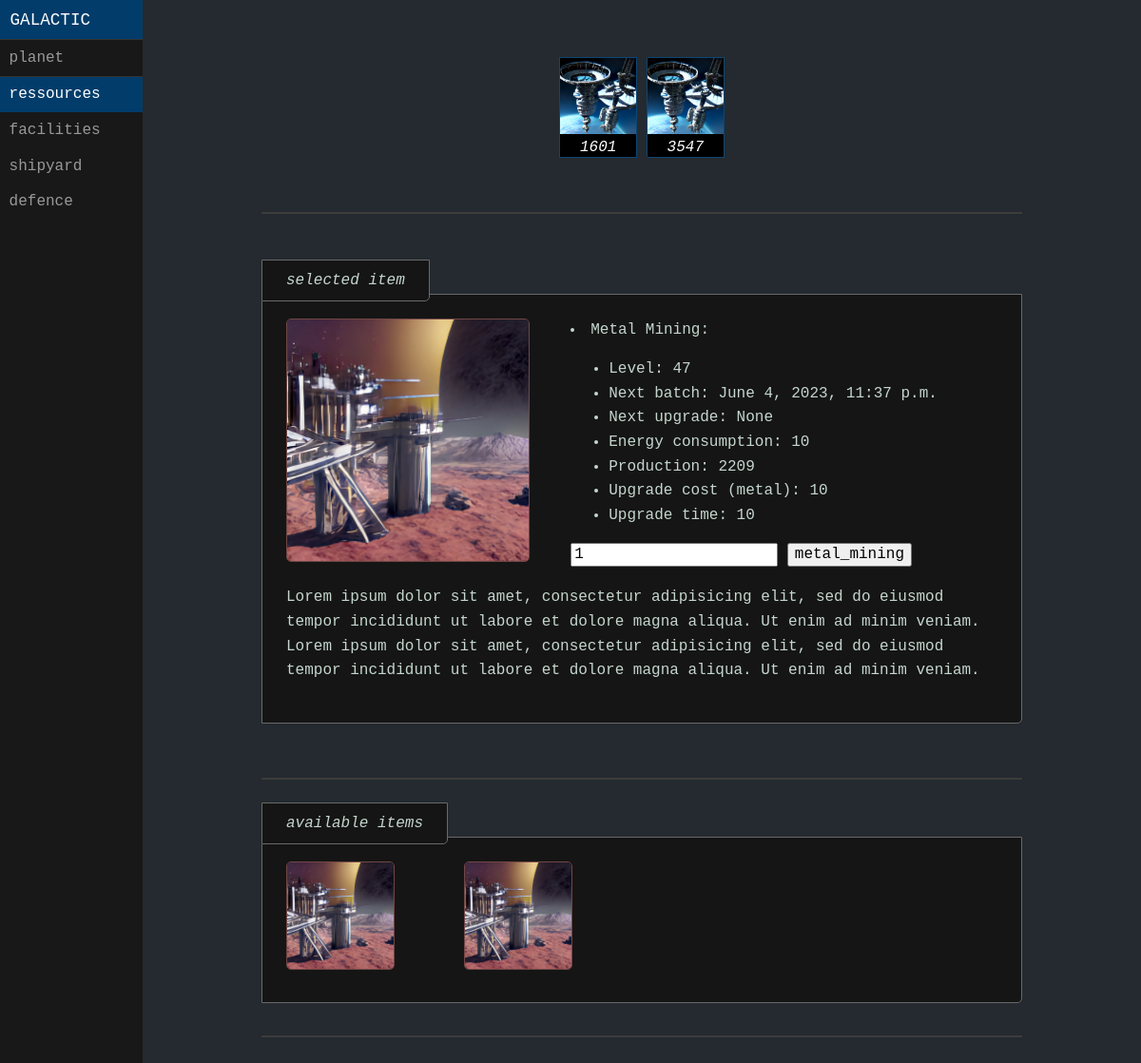
The app's page /galactic/1/ressources/, older data.
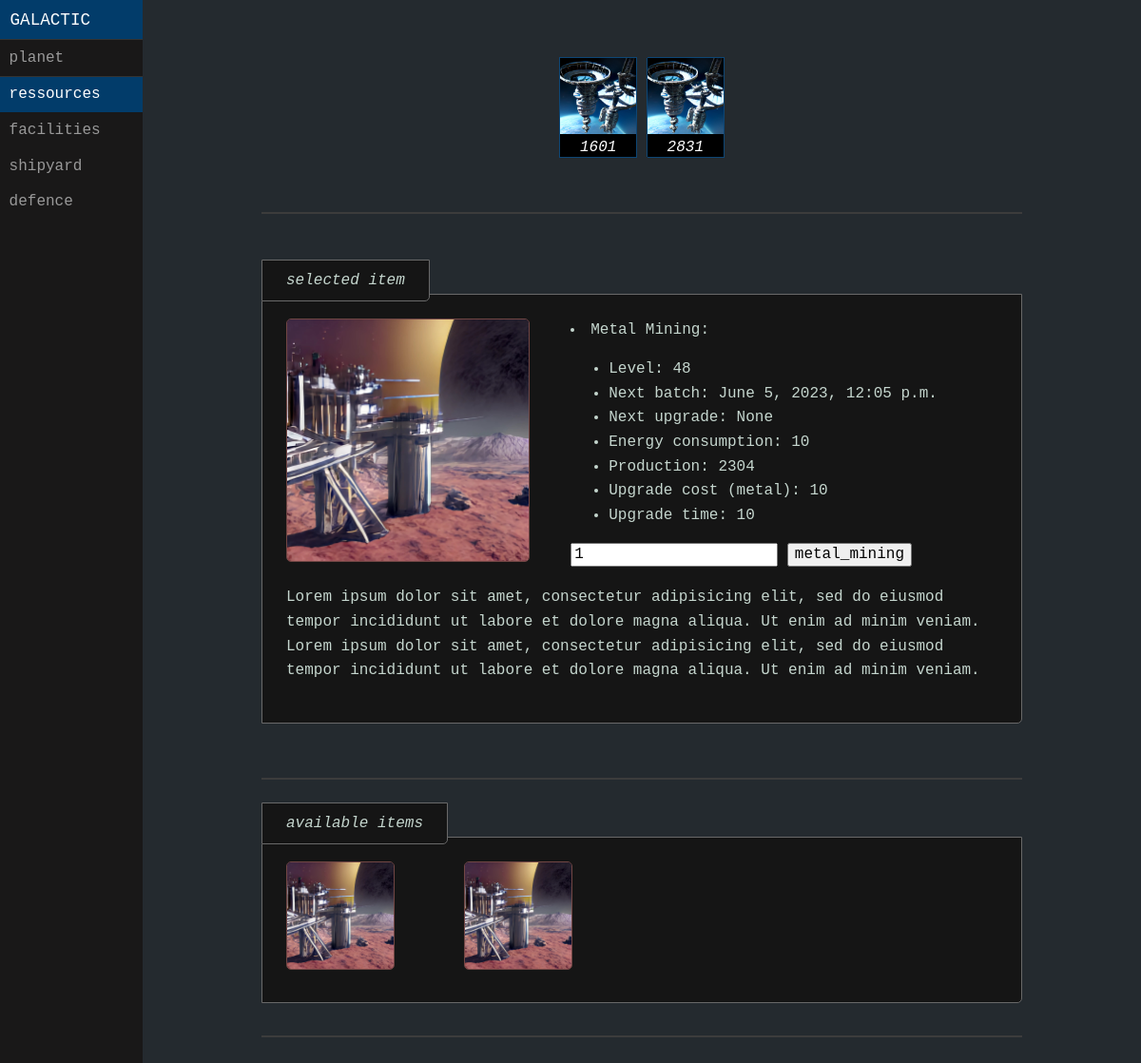
The same page, newer data.
### galactic/models.py (models this page shows, shortened)
class Planet(models.Model):
    discovered_date = models.DateTimeField('date discovered')
    energy = models.IntegerField(default=100)
    metal = models.IntegerField(default=30)
    solar_plant_level = models.IntegerField(default=1)
    solar_plant_production = models.IntegerField(default=10)
    solar_plant_next_upgrade = models.DateTimeField(null=True, blank=True)
    solar_plant_cost_upgrade_metal = models.IntegerField(default=10)
    solar_plant_upgrade_time = models.IntegerField(default=10)
    metal_mining_level = models.IntegerField(default=1)
    metal_mining_production = models.IntegerField(default=10)
    metal_mining_next_batch = models.DateTimeField(default=timezone.now())
    metal_mining_energy_consumption = models.IntegerField(default=10)
    metal_mining_next_upgrade = models.DateTimeField(null=True, blank=True)
    metal_mining_cost_upgrade_metal = models.IntegerField(default=10)
    metal_mining_upgrade_time = models.IntegerField(default=10)
    robotics_factory_level = models.IntegerField(default=1)
    robotics_factory_next_upgrade = models.DateTimeField(null=True, blank=True)
    robotics_factory_cost_upgrade_metal = models.IntegerField(default=10)
    robotics_factory_upgrade_time = models.IntegerField(default=10)
    shipyard_dock_level = models.IntegerField(default=1)
    shipyard_dock_next_upgrade = models.DateTimeField(null=True, blank=True)
    shipyard_dock_cost_upgrade_metal = models.IntegerField(default=10)
    shipyard_dock_upgrade_time = models.IntegerField(default=10)
    rocket_launcher_count = models.IntegerField(default=1)
    rocket_launcher_next_manufacture = models.DateTimeField(null=True, blank=True)
    rocket_launcher_cost_manufacture_metal = models.IntegerField(default=1000)
    rocket_launcher_manufacture_time = models.IntegerField(default=10)
    rocket_launcher_manufacture_amount = models.IntegerField(default=1)
    light_laser_count = models.IntegerField(default=1)
    light_laser_next_manufacture = models.DateTimeField(null=True, blank=True)
    light_laser_cost_manufacture_metal = models.IntegerField(default=1000)
    light_laser_manufacture_time = models.IntegerField(default=10)
    light_laser_manufacture_amount = models.IntegerField(default=1)
    light_fighter_count = models.IntegerField(default=1)
    light_fighter_next_manufacture = models.DateTimeField(null=True, blank=True)
    light_fighter_cost_manufacture_metal = models.IntegerField(default=1000)
    light_fighter_manufacture_time = models.IntegerField(default=10)
    light_fighter_manufacture_amount = models.IntegerField(default=1)
    heavy_fighter_count = models.IntegerField(default=1)
    heavy_fighter_next_manufacture = models.DateTimeField(null=True, blank=True)
    heavy_fighter_cost_manufacture_metal = models.IntegerField(default=1000)
    heavy_fighter_manufacture_time = models.IntegerField(default=10)
    heavy_fighter_manufacture_amount = models.IntegerField(default=1)

### galactic/views.py (the view)
# urls.py: path('<int:planet_id>/ressources/', views.ressources, name='ressources'),
def ressources(request, planet_id):
    try:
        planet = Planet.objects.get(pk=planet_id)
    except Planet.DoesNotExist:
        raise Http404("Ressource does not exist")
    return render(request, 'galactic/ressources.html', {'planet': planet})

### galactic/templates/galactic/ressources.html (shortened to what this page needs)
<!DOCTYPE html>
<html lang="en">
<head>
    {% load static %}
    <link rel="stylesheet" href="{% static 'galactic/pure-min.css' %}">
    <link rel="stylesheet" href="{% static 'galactic/styles.css' %}">
</head>
<body>
<div id="layout">
    <div id="menu">
        <div class="pure-menu">
            <a class="pure-menu-heading" href="#company">Galactic</a>
            <ul class="pure-menu-list">
                <li class="pure-menu-item"><a href="{% url 'galactic:planet' 1 %}" class="pure-menu-link">planet</a></li>
                <li class="pure-menu-item menu-item-divided pure-menu-selected"><a href="{% url 'galactic:ressources' 1 %}" class="pure-menu-link">ressources</a></li>
                <li class="pure-menu-item"><a href="{% url 'galactic:facilities' 1 %}" class="pure-menu-link">facilities</a></li>
                <li class="pure-menu-item"><a href="{% url 'galactic:shipyard' 1 %}" class="pure-menu-link">shipyard</a></li>
                <li class="pure-menu-item"><a href="{% url 'galactic:defence' 1 %}" class="pure-menu-link">defence</a></li>
            </ul>
        </div>
    </div>
    <div id="main">
        <div class="header">
            <div class="container">
                <table class="pure-table inventar-table" style="color: white;">
                    <tbody>
                        <tr>
                            <td style="background-color: black; border-left: 1px solid #0d4675; border-right: 1px solid #0d4675;"><img src="{% static 'galactic/solar_plant.jpg' %}" style="width: 80px;"></td>
                            <td style="border-top: 1px solid #242A2F;">&nbsp;</td>
                            <td style="background-color: black; border-left: 1px solid #0d4675; border-right: 1px solid #0d4675;"><img src="{% static 'galactic/solar_plant.jpg' %}" style="width: 80px;"></td>
                        </tr>
                        <tr>
                            <td style="background-color: black; border-left: 1px solid #0d4675; border-right: 1px solid #0d4675;">{{ planet.energy }}</td>
                            <td style="border-bottom: 1px solid #242A2F;">&nbsp;</td>
                            <td style="background-color: black; border-left: 1px solid #0d4675; border-right: 1px solid #0d4675;">{{ planet.metal }}</td>
                        </tr>
                    </tbody>
                </table>
            </div>
        </div>
        <div class="content">
            <p>&nbsp;</p>
            <hr>
            <p>&nbsp;</p>
            <span class="showstuff" style="padding: 12px 25px; font-style: italic;">selected item</span>
            <div id="Nature" class="picture showstuff" style="">
                <div class="pure-g">
                    <div class="pure-u-2-5">
                        <img src="{% static 'galactic/metal_mining.jpg' %}" alt="Nature" style="width:85%; border-radius:5px; border: 1px solid #714644;">
                    </div>
                    <div class="pure-u-3-5">
                        <li>Metal Mining:
                            <ul>
                                <li>Level: {{ planet.metal_mining_level }}</li>
                                <li>Next batch: {{ planet.metal_mining_next_batch }}</li>
                                <li>Next upgrade: {{ planet.metal_mining_next_upgrade }}</li>
                                <li>Energy consumption: {{ planet.metal_mining_energy_consumption }}</li>
                                <li>Production: {{ planet.metal_mining_production }}</li>
                                <li>Upgrade cost (metal): {{ planet.metal_mining_cost_upgrade_metal }}</li>
                                <li>Upgrade time: {{ planet.metal_mining_upgrade_time }}</li>
                            </ul>
                        </li>
                        <form action="{% url 'galactic:upgrade_ressources' planet.id %}" method="post">
                            <input type="number" name="amount" value="1">
                            <input type="submit" name="button" value="metal_mining">
                        </form>
                    </div>
                    <div class="pure-u-1-1">
                        <p>Lorem ipsum dolor sit amet, consectetur adipisicing elit, sed do eiusmod tempor incididunt ut labore et dolore magna aliqua. Ut enim ad minim veniam. Lorem ipsum dolor sit amet, consectetur adipisicing elit, sed do eiusmod tempor incididunt ut labore et dolore magna aliqua. Ut enim ad minim veniam.</p>
                    </div>
                </div>
            </div>
            <p>&nbsp;</p>
            <hr>
            <br>
            <span class="showstuff" style="padding: 12px 25px; font-style: italic;">available items</span>
            <div class="pure-g showstuff">
                <div class="pure-u-1-4 pure-u-lg-1-8">
                    <a href="javascript:void(0)" class="w3-hover-opacity" onclick="openImg('Nature');">
                        <img src="{% static 'galactic/metal_mining.jpg' %}" alt="Nature" style="width:60%; border-radius:5px; border: 1px solid #714644;">
                    </a>
                </div>
                <div class="pure-u-1-4 pure-u-lg-1-8">
                    <a href="javascript:void(0)" class="w3-hover-opacity" onclick="openImg('Snow');">
                        <img src="{% static 'galactic/metal_mining.jpg' %}" alt="Snow" style="width:60%; border-radius:5px; border: 1px solid #714644;">
                    </a>
                </div>
            </div>
            <br>
            <hr>
            <p>&nbsp;</p>
            <br>
        </div>
    </div>
</div>
</body>
</html>

### galactic/static/galactic/pure-min.css (style rules this page uses)
html { line-height:1.15; -webkit-text-size-adjust:100% }
body { margin:0 }
hr { box-sizing:content-box; height:0; overflow:visible }
a { background-color:transparent }
img { border-style:none }
button, input, optgroup, select, textarea { font-family:inherit; font-size:100%; line-height:1.15; margin:0 }
button, input { overflow:visible }
[type=button], [type=reset], [type=submit], button { -webkit-appearance:button }
html { font-family:'Courier New', monospace; }
.pure-g { display:flex; flex-flow:row wrap; align-content:flex-start }
.pure-u-1, .pure-u-1-1, .pure-u-1-12, .pure-u-1-2, .pure-u-1-24, .pure-u-1-3, .pure-u-1-4, .pure-u-1-5, .pure-u-1-6, .pure-u-1-8, .pure-u-10-24, .pure-u-11-12, .pure-u-11-24, .pure-u-12-24, .pure-u-13-24, .pure-u-14-24, .pure-u-15-24, .pure-u-16-24, .pure-u-17-24, .pure-u-18-24, .pure-u-19-24, .pure-u-2-24, .pure-u-2-3, .pure-u-2-5, .pure-u-20-24, .pure-u-21-24, .pure-u-22-24, .pure-u-23-24, .pure-u-24-24, .pure-u-3-24, .pure-u-3-4, .pure-u-3-5, .pure-u-3-8, .pure-u-4-24, .pure-u-4-5, .pure-u-5-12, .pure-u-5-24, .pure-u-5-5, .pure-u-5-6, .pure-u-5-8, .pure-u-6-24, .pure-u-7-12, .pure-u-7-24, .pure-u-7-8, .pure-u-8-24, .pure-u-9-24 { display:inline-block; letter-spacing:normal; word-spacing:normal; vertical-align:top; text-rendering:auto }
.pure-u-1-4, .pure-u-6-24 { width:25% }
.pure-u-2-5 { width:40% }
.pure-u-3-5 { width:60% }
.pure-u-1, .pure-u-1-1, .pure-u-24-24, .pure-u-5-5 { width:100% }
.pure-menu { box-sizing:border-box }
.pure-menu-item, .pure-menu-list { position:relative }
.pure-menu-list { list-style:none; margin:0; padding:0 }
.pure-menu-item { padding:0; margin:0; height:100% }
.pure-menu-heading, .pure-menu-link { display:block; text-decoration:none; white-space:nowrap }
.pure-menu-heading { text-transform:uppercase; color:#565d64 }
.pure-menu-link { color:#777 }
.pure-menu-heading, .pure-menu-link { padding:.5em 1em }
.pure-menu-selected>.pure-menu-link, .pure-menu-selected>.pure-menu-link:visited { color:#000 }
.pure-table { border-collapse:collapse; border-spacing:0; empty-cells:show; border:1px solid #cbcbcb }
.pure-table td, .pure-table th { border-left:1px solid #cbcbcb; border-width:0 0 0 1px; font-size:inherit; margin:0; overflow:visible; padding:.5em 1em }
.pure-table td { background-color:transparent }

### galactic/static/galactic/styles.css (style rules this page uses)
html { background-color: #242A2F; }
body { color: #C5D6CE; }
a { color: #2F5904; }
hr { border: 1px solid #3c3c3c; }
.showstuff { background-color: #151515; border: 1px solid dimgrey; padding: 25px; border-bottom-right-radius: 5px; }
.inventar-table { border: 1px solid #0d4675; }
.inventar-table td, .inventar-table th { padding: 0px !important; font-style: italic; }
.container { margin-top: 20px; display: flex; align-items: center; justify-content: center; flex-direction: column; }
#layout, #menu, .menu-link { -webkit-transition: all 0.2s ease-out; -moz-transition: all 0.2s ease-out; -ms-transition: all 0.2s ease-out; -o-transition: all 0.2s ease-out; transition: all 0.2s ease-out; }
#layout { position: relative; left: 0; padding-left: 0; }
.content { margin: 0 auto; padding: 0 2em; max-width: 800px; margin-bottom: 50px; line-height: 1.6em; }
.header { margin: 0; color: #333; text-align: center; padding: 2.5em 2em 0; }
#menu { margin-left: -150px; width: 150px; position: fixed; top: 0; left: 0; bottom: 0; z-index: 1000; background: #191818; overflow-y: auto; }
#menu a { color: #999; border: none; padding: 0.6em 0 0.6em 0.6em; }
#menu .pure-menu, #menu .pure-menu ul { border: none; background: transparent; }
#menu .pure-menu ul, #menu .pure-menu .menu-item-divided { border-top: 1px solid #333; }
#menu .pure-menu-selected, #menu .pure-menu-heading { background: #023C6A; }
#menu .pure-menu-selected a { color: #fff; }
#menu .pure-menu-heading { font-size: 110%; color: #fff; margin: 0; }
@media (min-width: 48em) { .header, .content { padding-left: 2em; padding-right: 2em; } }
@media (min-width: 48em) { #layout { padding-left: 150px; left: 0; } }
@media (min-width: 48em) { #menu { left: 150px; } }

Row changes from the older to the newer data that the page shows:
changed Planet "None": metal "3547" → "2831"; metal_mining_level "47" → "48"; metal_mining_next_batch "June 4, 2023, 11:37 p.m." → "June 5, 2023, 12:05 p.m."; metal_mining_production "2209" → "2304"
